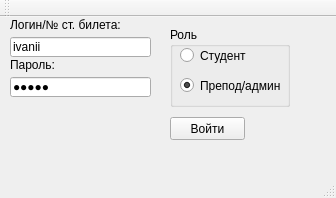
<?xml version="1.0" encoding="UTF-8"?>
<ui version="4.0">
 <class>MainWindow</class>
 <widget class="QMainWindow" name="MainWindow">
  <property name="geometry">
   <rect>
    <x>0</x>
    <y>0</y>
    <width>336</width>
    <height>198</height>
   </rect>
  </property>
  <property name="windowTitle">
   <string>MainWindow</string>
  </property>
  <widget class="QWidget" name="centralWidget">
   <widget class="QPushButton" name="loginButton">
    <property name="geometry">
     <rect>
      <x>170</x>
      <y>100</y>
      <width>75</width>
      <height>23</height>
     </rect>
    </property>
    <property name="text">
     <string>Войти</string>
    </property>
   </widget>
   <widget class="QGroupBox" name="groupBox">
    <property name="geometry">
     <rect>
      <x>170</x>
      <y>10</y>
      <width>120</width>
      <height>80</height>
     </rect>
    </property>
    <property name="title">
     <string>Роль</string>
    </property>
    <widget class="QRadioButton" name="studentSwitch">
     <property name="geometry">
      <rect>
       <x>10</x>
       <y>20</y>
       <width>82</width>
       <height>17</height>
      </rect>
     </property>
     <property name="text">
      <string>Студент</string>
     </property>
    </widget>
    <widget class="QRadioButton" name="teacherSwitch">
     <property name="geometry">
      <rect>
       <x>10</x>
       <y>50</y>
       <width>101</width>
       <height>17</height>
      </rect>
     </property>
     <property name="text">
      <string>Препод/админ</string>
     </property>
     <property name="checked">
      <bool>true</bool>
     </property>
    </widget>
   </widget>
   <widget class="QLineEdit" name="login">
    <property name="geometry">
     <rect>
      <x>10</x>
      <y>20</y>
      <width>141</width>
      <height>20</height>
     </rect>
    </property>
    <property name="text">
     <string>ivanii</string>
    </property>
   </widget>
   <widget class="QLineEdit" name="password">
    <property name="geometry">
     <rect>
      <x>10</x>
      <y>60</y>
      <width>141</width>
      <height>20</height>
     </rect>
    </property>
    <property name="statusTip">
     <string/>
    </property>
    <property name="text">
     <string>12345</string>
    </property>
    <property name="echoMode">
     <enum>QLineEdit::Password</enum>
    </property>
    <property name="placeholderText">
     <string/>
    </property>
   </widget>
   <widget class="QLabel" name="label">
    <property name="geometry">
     <rect>
      <x>10</x>
      <y>0</y>
      <width>121</width>
      <height>16</height>
     </rect>
    </property>
    <property name="text">
     <string>Логин/№ ст. билета:</string>
    </property>
   </widget>
   <widget class="QLabel" name="label_2">
    <property name="geometry">
     <rect>
      <x>10</x>
      <y>40</y>
      <width>101</width>
      <height>16</height>
     </rect>
    </property>
    <property name="text">
     <string>Пароль:</string>
    </property>
   </widget>
  </widget>
  <widget class="QMenuBar" name="menuBar">
   <property name="geometry">
    <rect>
     <x>0</x>
     <y>0</y>
     <width>336</width>
     <height>21</height>
    </rect>
   </property>
  </widget>
  <widget class="QToolBar" name="mainToolBar">
   <attribute name="toolBarArea">
    <enum>TopToolBarArea</enum>
   </attribute>
   <attribute name="toolBarBreak">
    <bool>false</bool>
   </attribute>
  </widget>
  <widget class="QStatusBar" name="statusBar"/>
 </widget>
 <layoutdefault spacing="6" margin="11"/>
 <resources/>
 <connections/>
</ui>
